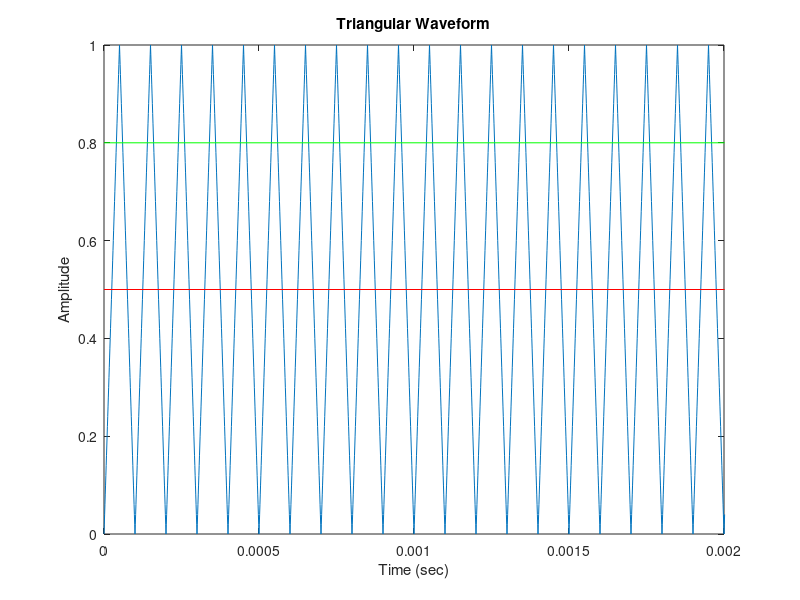
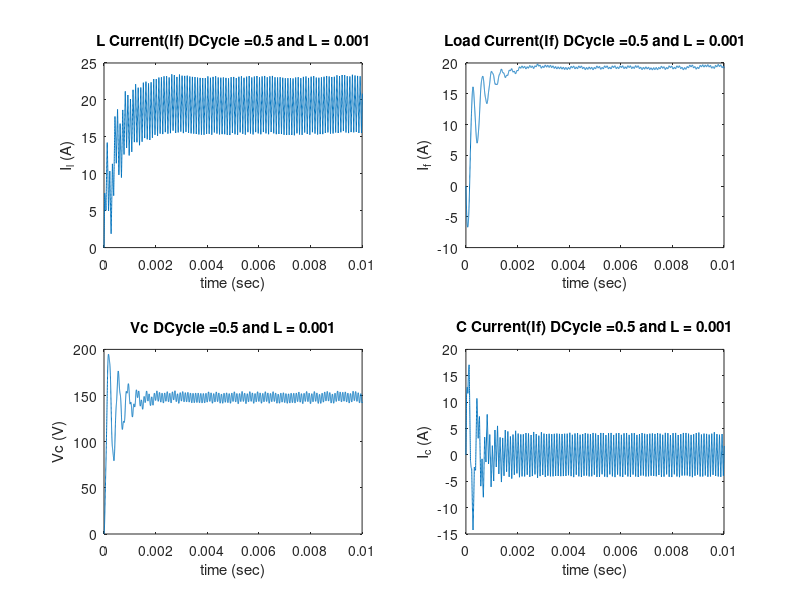
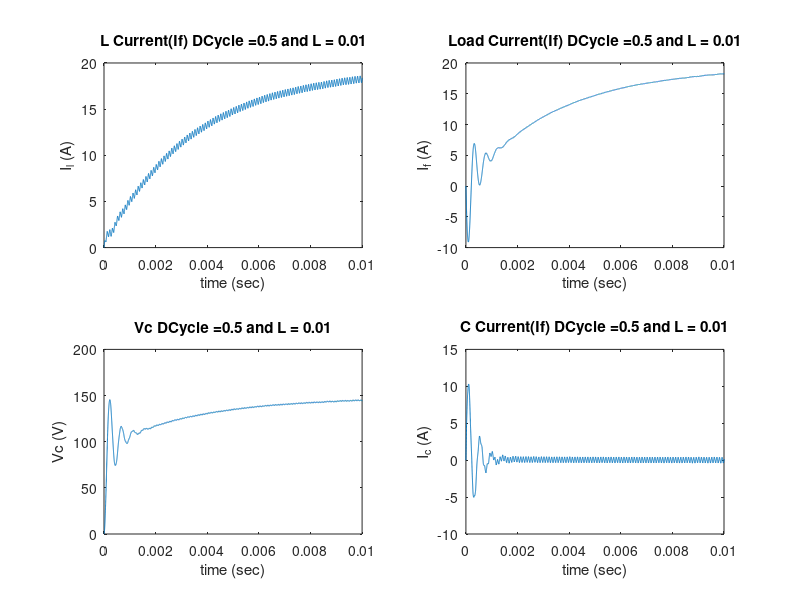
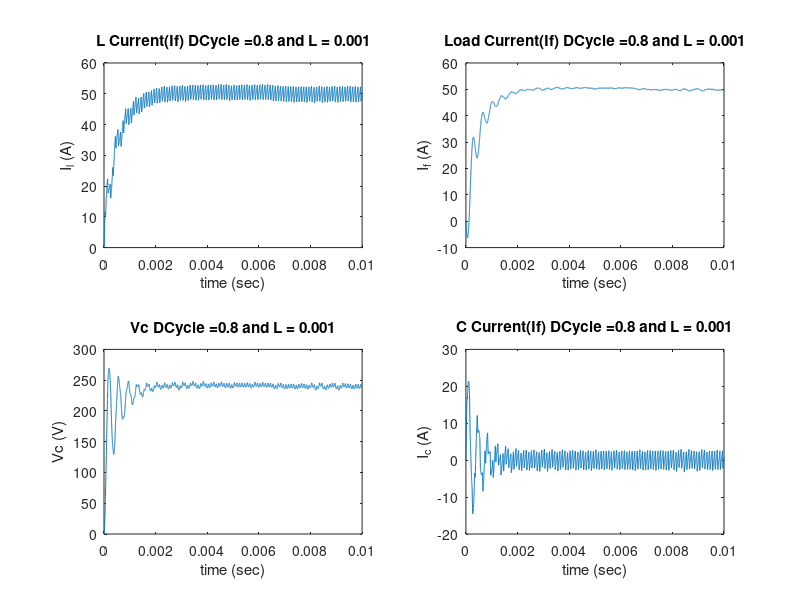

MATLAB code to generate these figures, in order:
clear;      % clear workspace
close all;  % close all figures
clc;        % clear command window
pkg load control;   % load control package
pkg load signal;    % load signal package

%% Initialization
Vs = 300;   % input voltage
C = 10^(-5);    % capacitance
f = 10^4;   % switching frequency
R  = 3;     % resistance
dt  = 10^(-6);  % time step
needed_dimension=3; % dimension of the state space model
Lf = 5*10^(-4); % inductance
E  = 90;    % voltage across the inductor


t = 0:dt:0.05;  % simulation time
tri_wave = sawtooth(2*pi*f*t, 0.5); % generate triangular wave with amplitude 1
tri_wave = (tri_wave + 1) / 2; % shift and scale the wave to have non-negative values
plot(t, tri_wave);
hold on;
line([0,1],[0.5,0.5],'Color','r');
line([0,1],[0.8,0.8],'Color','g');
hold off;
xlabel('Time (sec)');
ylabel('Amplitude');
title('Triangular Waveform');
xlim([0, 0.002]); % limit x-axis to 0-0.01 sec
%% 3 Cases of Duty Cycle, L
for k = 1:3
    if (k == 1)
        Dcycle = 0.5;
        L = 10^(-3);    % inductance

    elseif (k == 2)
        Dcycle = 0.5;
        L = 10^(-2);

    else
        Dcycle = 0.8;
        L = 10^(-3);
    end

% Fill Vectors for Phase 1.
% State space model of the 1st phase
A1 = [0 0 -1/L;      0 -R/Lf 1/Lf;      1/C -1/C 0];
B1 = [1/L 0;      0 -1/Lf;      0 0];
C1 = [1 0 0;       0 1 0;       0 0 1];
D1 = [0 0;         0 0;         0 0];

% Continuous-time state space model
Hcontinuous1 = ss(A1, B1, C1, D1);
 % Discretized state space model
Hdiscrete1 = c2d(Hcontinuous1, dt);

% State matrices of the discretized model
A1disc = Hdiscrete1.A;
B1disc = Hdiscrete1.B;
C1disc = Hdiscrete1.C;
D1disc = Hdiscrete1.D;

% Display the discrete A, B, C, D matrices
disp(['Discrete time matrixes for Phase 1 and  Duty cycle=:',num2str(Dcycle),'and L=',num2str(L),'.']);
disp("Discrete A matrix:");
disp(A1disc);
disp("Discrete B matrix:");
disp(B1disc);
disp("Discrete C matrix:");
disp(C1disc);
disp("Discrete D matrix:");
disp(D1disc);

% Fill Vectors for Phase 2.
% State space model of the 2nd phase
A2 = [0 0 -1/L;      0 -R/Lf 1/Lf;      1/C -1/C 0];
B2 = [0 0;          0 -1/Lf;          0 0];
C2 = [1 0 0;         0 1 0;           0 0 1];
D2 = [0 0;           0 0;             0 0];
% Continuous-time state space model
Hcontinuous2 = ss(A2, B2, C2, D2);
% Discretized state space model
Hdiscrete2 = c2d(Hcontinuous2, dt);
% State matrices of the discretized model
A2disc = Hdiscrete2.A;
B2disc = Hdiscrete2.B;
C2disc = Hdiscrete2.C;
D2disc = Hdiscrete2.D;
% Display the discrete A, B, C, D matrices
disp(['Discrete time matrixes for Phase 2 and  Duty cycle=:',num2str(Dcycle),'and L=',num2str(L),'.']);
disp("Discrete A matrix:");
disp(A2disc);
disp("Discrete B matrix:");
disp(B2disc);
disp("Discrete C matrix:");
disp(C2disc);
disp("Discrete D matrix:");
disp(D2disc);
%% Calculations
X = zeros(needed_dimension, length(t));
Y = zeros(needed_dimension, length(t));

i = 1;
while i <= length(t)
    if tri_wave(i) < Dcycle
        %complete vectors phase 1
        X(:, i+1) = A1disc*X(:, i) + B1disc*([Vs; E]);
        Y(:, i) = C1disc*X(:, i) + D1disc*([Vs; E]);
    else
        %complete vectors phase 2
        X(:, i+1) = A2disc*X(:, i) + B2disc*([Vs; E]);
        Y(:, i) = C2disc*X(:, i) + D2disc*([Vs; E]);
    end
    i = i+1;
end
% Fill plot Vectors.
Il = Y(1, :);
I_f = Y(2, :);
Vc = Y(3, :);
Ic=Y(1, :)-Y(2, :);

figure();
subplot(2,2,1);
plot(t,Il);
xlabel('time (sec)');
ylabel('I_l (A)');
title(['L Current(If) DCycle =',num2str(Dcycle),' and L = ',num2str(L)]);
xlim([0, 0.01]);

subplot(2,2,2);
plot(t,I_f);
xlabel('time (sec)');
ylabel('I_f (A)');
title(['Load Current(If) DCycle =',num2str(Dcycle),' and L = ',num2str(L)]);
xlim([0, 0.01]);


subplot(2,2,3);
plot(t,Vc);
xlabel('time (sec)');
ylabel('Vc (V)');
title(['Vc DCycle =',num2str(Dcycle),' and L = ',num2str(L)]);
xlim([0, 0.01]);


subplot(2,2,4);
plot(t,Ic);
xlabel('time (sec)');
ylabel('I_c (A)');
title(['C Current(If) DCycle =',num2str(Dcycle),' and L = ',num2str(L)]);
xlim([0, 0.01]);


end
